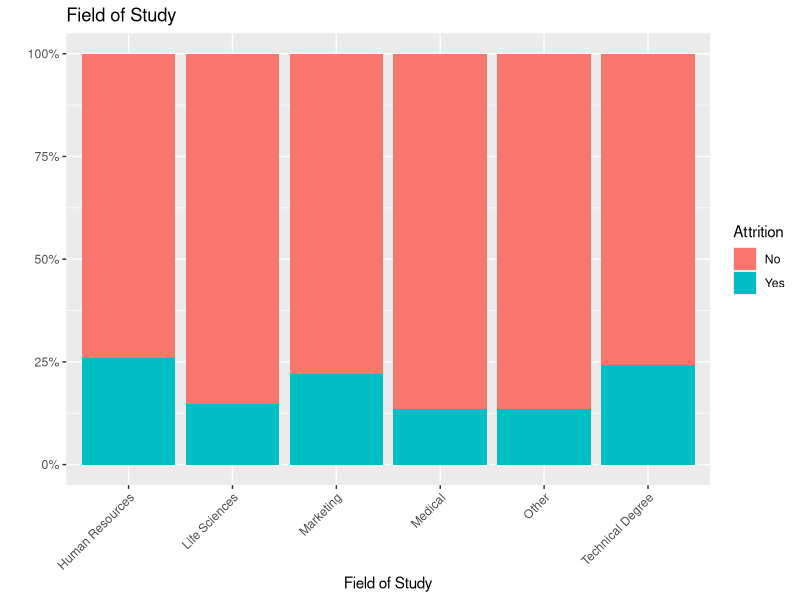
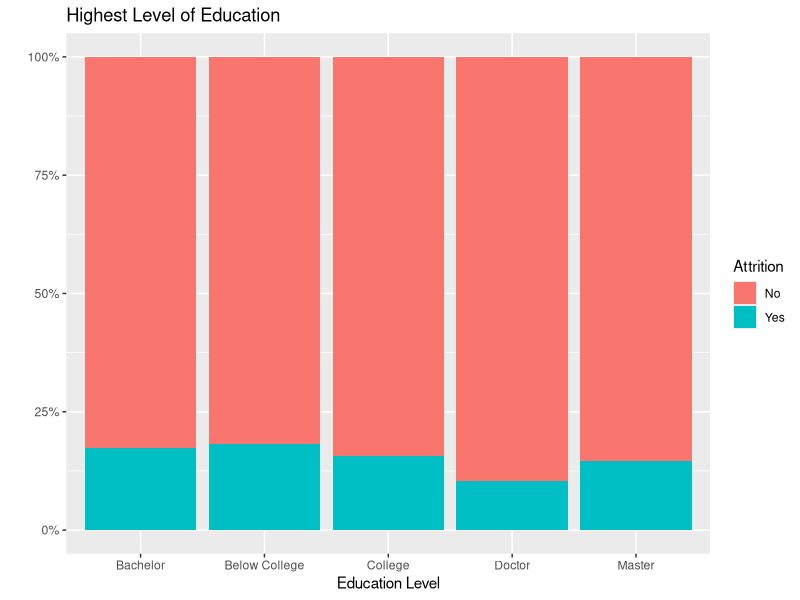
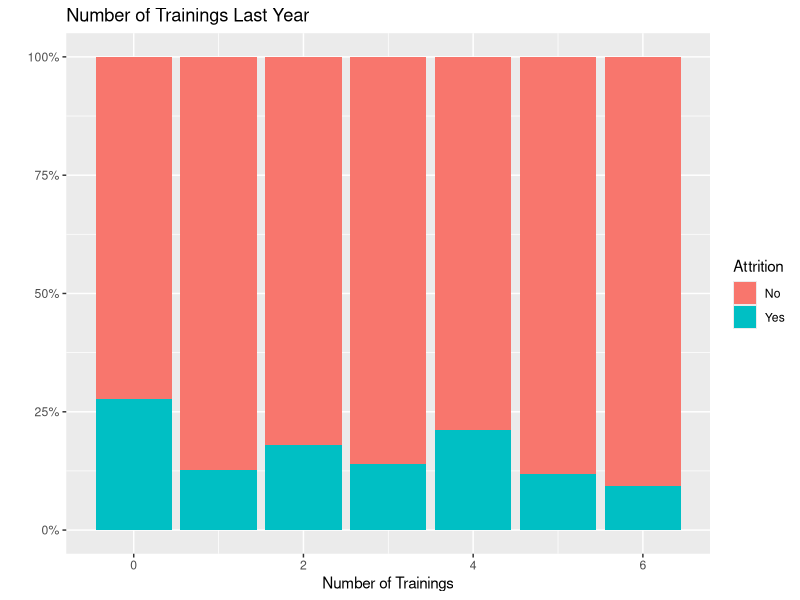
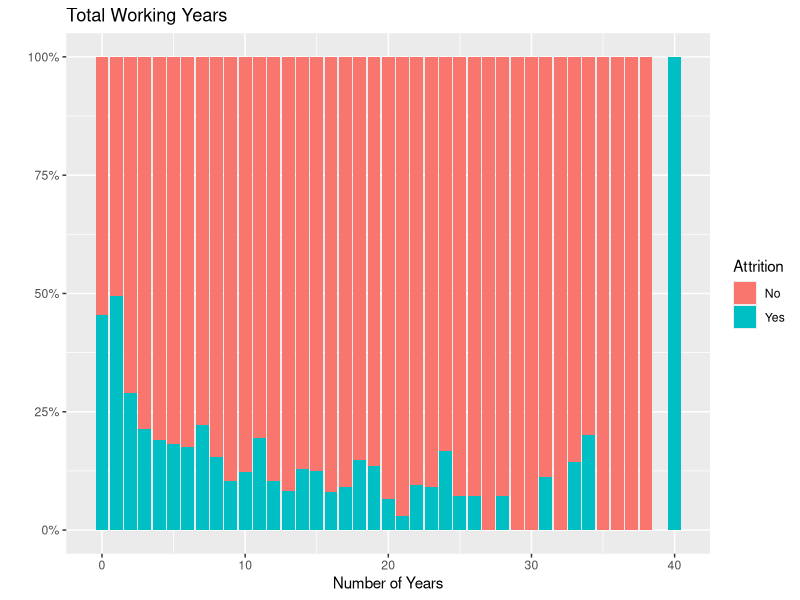
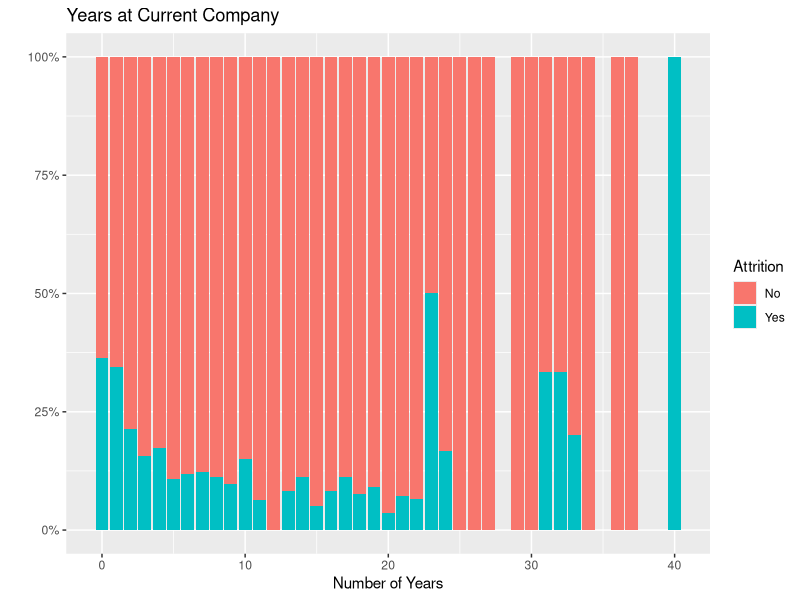
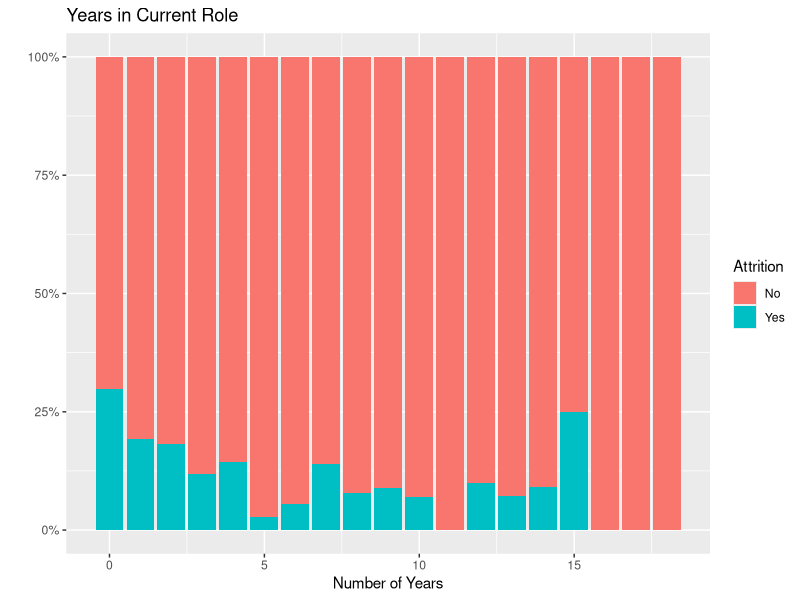
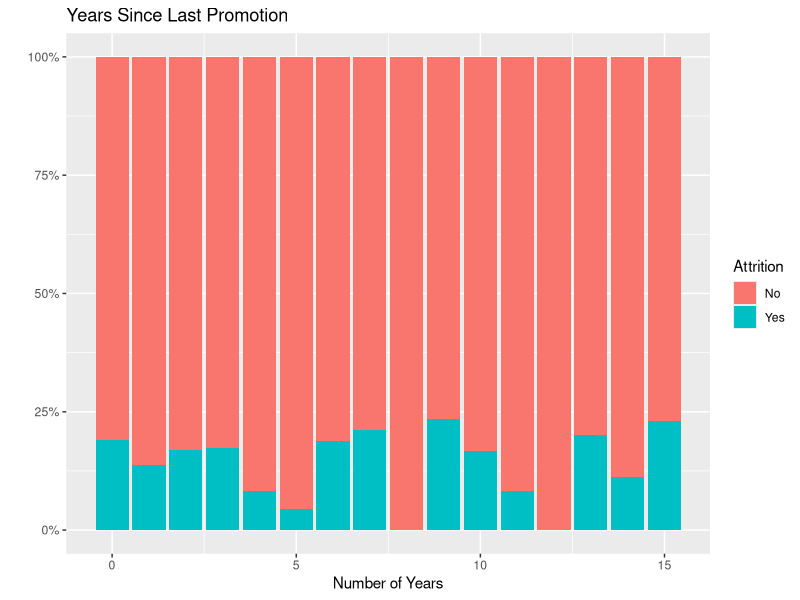
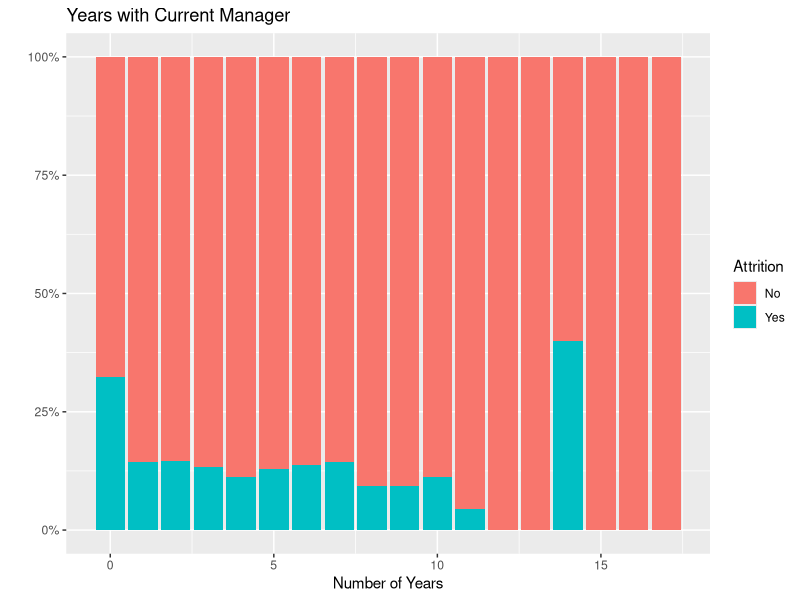

The R script that drew these images, in order:
## ---- chunk 1
knitr::opts_chunk$set(echo = TRUE)
## ---- chunk 2
library(readxl)
library(ggplot2)
## ---- chunk 3
df <- read_excel(path = "Attrition_Data_Clean.xlsx", sheet = "HR-employee-attrition Data")
## ---- chunk 4
#Field of Study
ggplot(df, aes(x = FieldOfStudy, fill = Attrition)) + geom_bar(position = "fill") + labs(title = "Field of Study", x = "Field of Study", y = "", color = "")+ scale_y_continuous(labels = scales::percent) + theme(axis.text.x = element_text(angle = 45, hjust = 1))
## ---- chunk 5
#Highest Level of Education
ggplot(df, aes(x = Education, fill = Attrition)) + geom_bar(position = "fill") + labs(title = "Highest Level of Education", x = "Education Level", y = "", color = "")+ scale_y_continuous(labels = scales::percent)
## ---- chunk 6
#Number of Trainings Last Year
ggplot(df, aes(x = TrainedLstYr, fill = Attrition)) + geom_bar(position = "fill") + labs(title = "Number of Trainings Last Year", x = "Number of Trainings", y = "", color = "")+ scale_y_continuous(labels = scales::percent)
## ---- chunk 7
#Total Working Years
ggplot(df, aes(x = TotWorkExp, fill = Attrition)) + geom_bar(position = "fill") + labs(title = "Total Working Years", x = "Number of Years", y = "", color = "")+ scale_y_continuous(labels = scales::percent)
## ---- chunk 8
#Years at Current Company
ggplot(df, aes(x = YrsAtCompany, fill = Attrition)) + geom_bar(position = "fill") + labs(title = "Years at Current Company", x = "Number of Years", y = "", color = "")+ scale_y_continuous(labels = scales::percent)
## ---- chunk 9
#Years in Current Role
ggplot(df, aes(x = YrsInRole, fill = Attrition)) + geom_bar(position = "fill") + labs(title = "Years in Current Role", x = "Number of Years", y = "", color = "")+ scale_y_continuous(labels = scales::percent)
## ---- chunk 10
#Years Since Last Promotion
ggplot(df, aes(x = LastPromoted, fill = Attrition)) + geom_bar(position = "fill") + labs(title = "Years Since Last Promotion", x = "Number of Years", y = "", color = "")+ scale_y_continuous(labels = scales::percent)
## ---- chunk 11
#Years with Current Manager
ggplot(df, aes(x = YrsWithMgr, fill = Attrition)) + geom_bar(position = "fill") + labs(title = "Years with Current Manager", x = "Number of Years", y = "", color = "")+ scale_y_continuous(labels = scales::percent)
